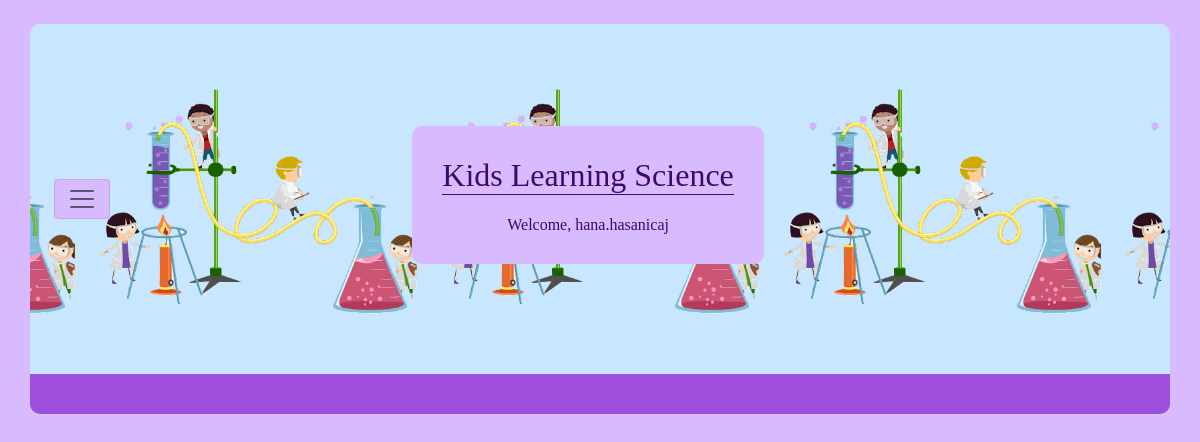
Before: /results/ (signed in) with the older database file.
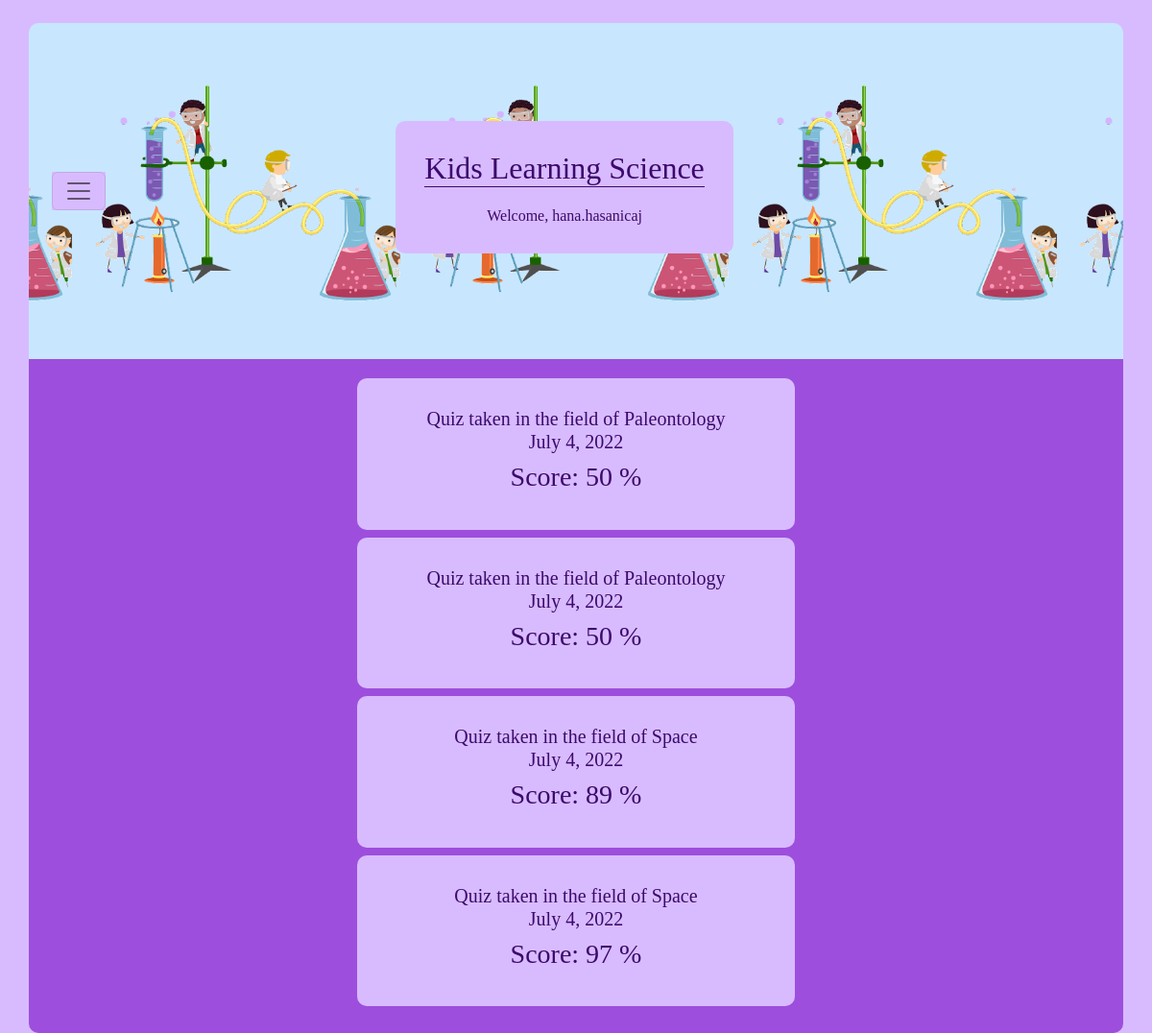
After: the same page with the newer database file.
### HW5App/models.py (models this page shows, shortened)
class Quiz(models.Model):
    user = models.ForeignKey(User, on_delete=models.CASCADE)
    topic = models.ForeignKey(Topic, on_delete=models.CASCADE)
    question1 = models.CharField(max_length=50)
    question2 = models.CharField(max_length=50)
    date = models.DateField(auto_now_add=True)
    points = models.IntegerField(null=False)

class Topic(models.Model):
    title = models.CharField(max_length=50)

### HW5App/views.py (the view)
# urls.py: path('results/', results, name="results"),
def results(request):
    try:
        all_quizzes = Quiz.objects.filter(user=request.user)
    except Quiz.DoesNotExist:
        all_quizzes = None
    context = {"quizzes": all_quizzes}
    return render(request, "results.html", context=context)

### templates/results.html (shortened to what this page needs)
<!DOCTYPE html>
<html lang="en">
<head>
    <link href="https://cdn.jsdelivr.net/npm/bootstrap@5.2.0-beta1/dist/css/bootstrap.min.css" rel="stylesheet"
>
        {% load static %} background-image: url('{% static 'kids.png'%}');
</head>
<body>
<div class="container">
    <nav class="navbar mt-4 p-4">
        <div>
            <button class="navbar-toggler " type="button" data-bs-toggle="offcanvas" data-bs-target="#offcanvasNavbar"
                    aria-controls="offcanvasNavbar">
                <span class="navbar-toggler-icon"></span>
            </button>
        </div>
        <h2 class="title">Kids Learning Science <br>
            {% if user.is_authenticated %}
                <li class="nav-item">
                    <a class="nav-link" href="#">Welcome, {{ user.username }}</a>
                </li>
            {% endif %}</h2>
    </nav>
    {% if user.is_authenticated %}
        <div class="bg-custom">
            {% for quiz in quizzes %}
                <div class="container custom-form mb-2">
                    <h5>Quiz taken in the field of {{ quiz.topic.title }} <br>{{ quiz.date }}</h5>
                    <h3>Score: {{ quiz.points }} %</h3>
                </div>
            {% endfor %}
        </div>
    {% endif %}
</div>
</body>
</html>

Changed rows visible on the page:
added Quiz: topic "Paleontology", date "July 4, 2022", points "50"
added Quiz: topic "Paleontology", date "July 4, 2022", points "50"
added Quiz: topic "Space", date "July 4, 2022", points "89"
added Quiz: topic "Space", date "July 4, 2022", points "97"
